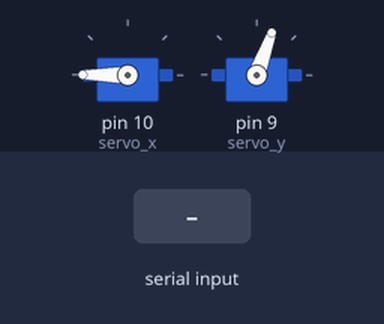
The sketch below on a simulated Arduino Uno, built with avr-gcc and run on an emulated ATmega328P. On the bench: 2 × servo. The inputs (shaded band) are chosen by the test bench.

Above: at 1.2 s.
1.3 s: "90,45\n" received over Serial
At 2.8 s:
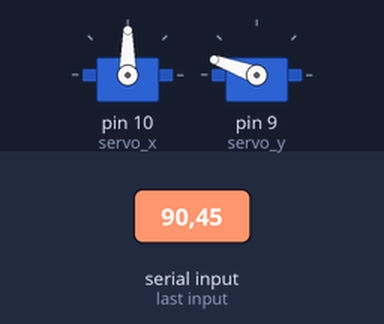
4.3 s: "30,150\n" received over Serial
At 5.5 s:
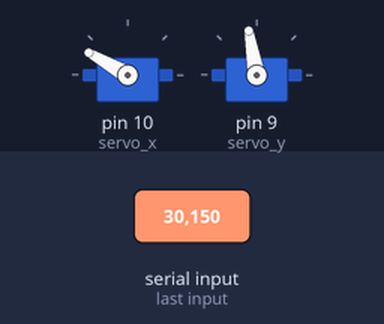
7.3 s: "5\n" received over Serial
At 8.9 s:
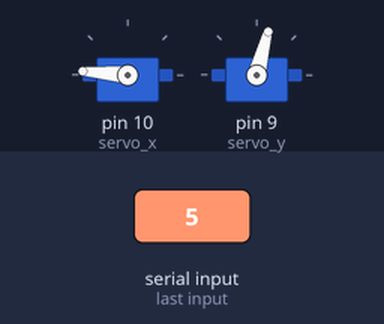
10.3 s: "200\n" received over Serial
At 11.9 s:
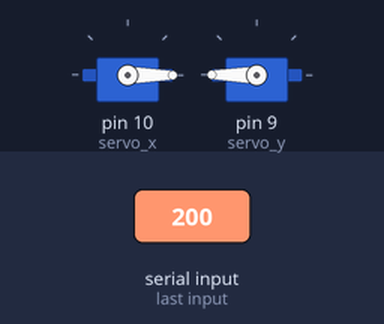
13.3 s: "90\n" received over Serial
At 16.2 s:
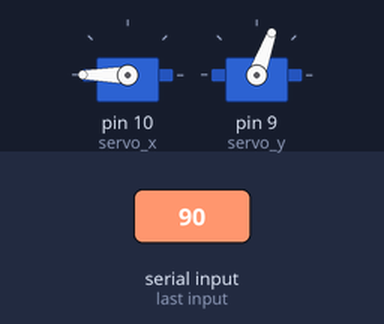
Timing chart, 0 to 17.3 s (numbered marks = the images above; inputs shaded):
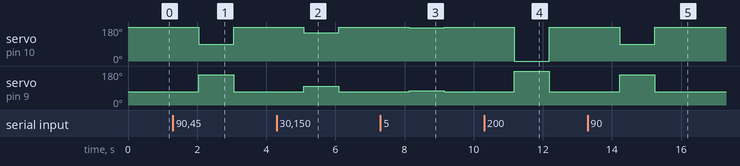

The sketch:

arduino_code.ino
```cpp
#include <Servo.h>

int x;
int y;
String serialData;
Servo servo_x;
Servo servo_y;

void setup() {
  Serial.begin(9600);
  servo_x.attach(10);
  servo_y.attach(9);
  Serial.setTimeout(15);
  servo_x.write(0);
  servo_y.write(0);

}

void loop(){
  serialData = Serial.readString();
  x = parseDataX(serialData);
  y = parseDataY(serialData);


  servo_x.write(180 - x);
  servo_y.write(y + 70);


  delay(1000);
}
int parseDataX(String str){
  str.remove(str.indexOf("Y"));
  str.remove(str.indexOf("X"), 1);

  return str.toInt();


  }
int parseDataY(String str){
  str.remove(0, str.indexOf("Y")+1);


  return str.toInt();


  }
```

Measured:
- after the input at 1.3 s, servo on pin 10 (servo_x): 180° → 90° after 0.75 s, → 180° 1.0 s later; servo on pin 9 (servo_y): 70° → 160° after 0.75 s, → 70° 1.0 s later
- after the input at 4.3 s, servo on pin 10 (servo_x): 180° → 150° after 0.79 s, → 180° 1.0 s later; servo on pin 9 (servo_y): 70° → 100° after 0.79 s, → 70° 1.0 s later
- after the input at 7.3 s, servo on pin 10 (servo_x): 180° → 175° after 0.83 s, → 180° 1.0 s later; servo on pin 9 (servo_y): 70° → 75° after 0.83 s, → 70° 1.0 s later
- after the input at 10.3 s, servo on pin 10 (servo_x): 180° → 0° after 0.88 s, → 180° 1.0 s later; servo on pin 9 (servo_y): 70° → 180° after 0.88 s, → 70° 1.0 s later
- after the input at 13.3 s, servo on pin 10 (servo_x): 180° → 90° after 0.92 s, → 180° 1.0 s later; servo on pin 9 (servo_y): 70° → 160° after 0.92 s, → 70° 1.0 s later
